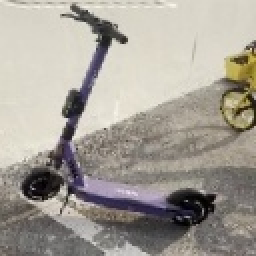
#> input picture positive_aug/pos_00003_rot.jpg, 128 x 128 px (shown 2 times larger); its folder holds 4 pictures in this run
$ python extract_hog.py
#> lines starting #> are read from the running program, lines starting #| are printed output that depends on the picture
import cv2
import os
import numpy as np
import joblib
from skimage.feature import hog

# --- 설정 변수 ---
POS_DATA_DIR = "./positive_aug"
NEG_DATA_DIR = "./negative_aug"
OUTPUT_FILE = "./dataset_features.pkl" # 특징 벡터가 저장될 파일

# HOG 파라미터 설정 (중요!)
HOG_PARAMS = {
    'orientations': 9,
    'pixels_per_cell': (8, 8),
    'cells_per_block': (2, 2),
    'block_norm': 'L2-Hys',
    'visualize': False,
    'transform_sqrt': True
}

def load_images_and_extract_hog(folder_path, label):
#> called with folder_path = './positive_aug', label = 1
    features = []
    labels = []

    # 폴더 내의 모든 jpg 파일 읽기
    files = [f for f in os.listdir(folder_path) if f.endswith('.jpg')]
    print(f"[{folder_path}]에서 {len(files)}장의 이미지를 처리합니다...")

    for filename in files:
        filepath = os.path.join(folder_path, filename)
        img = cv2.imread(filepath)
#> img is the input picture: shape (128, 128, 3); mean B, G, R 150, 158.8, 164.1

        if img is None:
            continue

        # 1. 흑백 변환 (HOG는 그레이스케일에서 작동)
        gray = cv2.cvtColor(img, cv2.COLOR_BGR2GRAY)
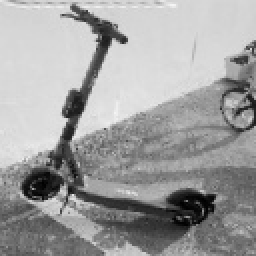
#> gray: shape (128, 128) (shown 2 times larger); min 0, max 245, mean 159.3

        # 2. 이미지 리사이즈 (이미 라벨링 툴에서 128x128로 저장했지만 안전장치)
        gray = cv2.resize(gray, (128, 128))

        # 3. HOG 특징 추출
        # feature_vector는 1차원 배열(vector) 형태로 반환됩니다.
        fd = hog(gray, **HOG_PARAMS)
#> fd = 8100 values, max 0.654 at index 2376, min 0 at index 19, mean 0.133

        features.append(fd)
        labels.append(label)
#> pass 2 of the loop in load_images_and_extract_hog, `for filename in files:`:
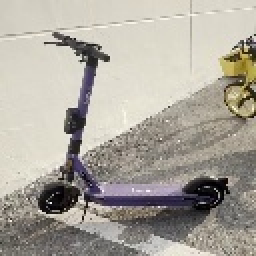
#> input picture positive_aug/pos_00005_orig.jpg, 128 x 128 px (shown 2 times larger)
#> in load_images_and_extract_hog, img is the input picture: shape (128, 128, 3); mean B, G, R 156.2, 165.9, 170.8
#> in load_images_and_extract_hog, `gray = cv2.cvtColor(img, cv2.COLOR_BGR2GRAY)`:
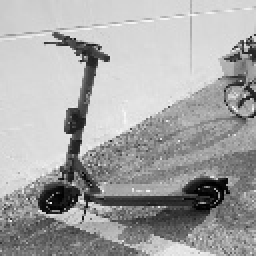
#> gray: shape (128, 128) (shown 2 times larger); min 0, max 248, mean 166.3
#> fd = 8100 values, max 0.679 at index 1036, min 0 at index 5, mean 0.135
#> pass 3 of the loop in load_images_and_extract_hog, `for filename in files:`:
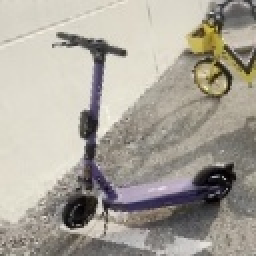
#> input picture positive_aug/pos_00008_rot.jpg, 128 x 128 px (shown 2 times larger)
#> in load_images_and_extract_hog, img is the input picture: shape (128, 128, 3); mean B, G, R 153.5, 163.6, 168.8
#> in load_images_and_extract_hog, `gray = cv2.cvtColor(img, cv2.COLOR_BGR2GRAY)`:
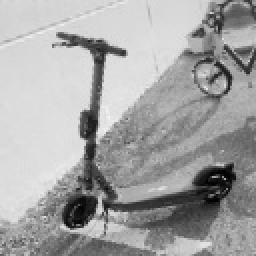
#> gray: shape (128, 128) (shown 2 times larger); min 0, max 245, mean 164
#> fd = 8100 values, max 0.715 at index 4445, min 0 at index 16, mean 0.131
#> the loop made 4 passes; the first 3 are shown

    return features, labels

if __name__ == "__main__":
    print(">>> HOG 특징 추출 시작")

    # Positive 데이터 (Label: 1)
    pos_features, pos_labels = load_images_and_extract_hog(POS_DATA_DIR, 1)

    # Negative 데이터 (Label: 0)
    neg_features, neg_labels = load_images_and_extract_hog(NEG_DATA_DIR, 0)
#> (the run stopped early here; a loop or call above may not have finished)
